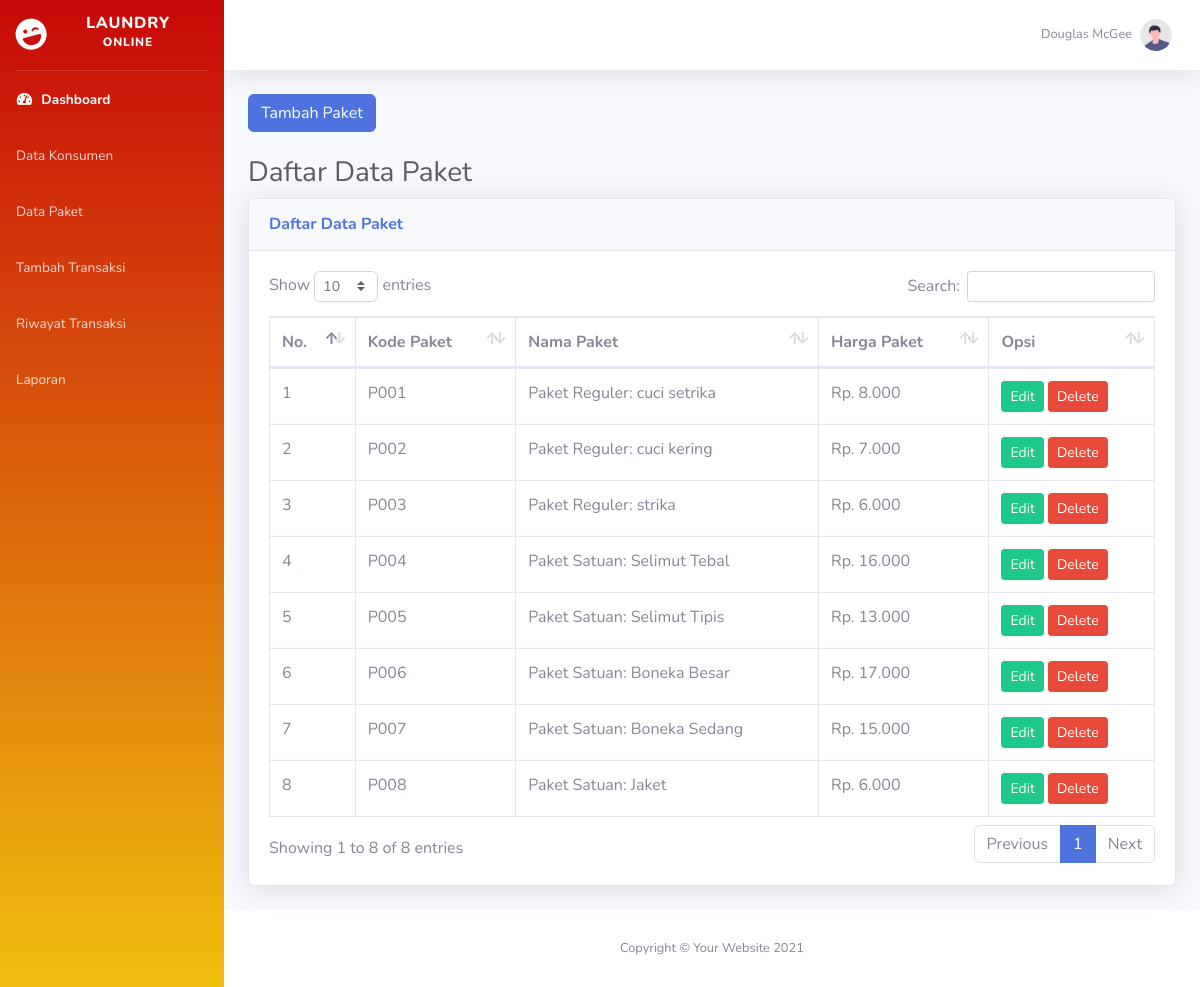
/index.php/paket, run on the app's committed database.
### tables this page shows
CREATE TABLE `paket` (
  `kode_paket` varchar(20) NOT NULL,
  `nama_paket` varchar(128) NOT NULL,
  `harga_paket` varchar(20) NOT NULL,
  PRIMARY KEY (`kode_paket`)
);

### application/controllers/paket.php (called while the page is built, shortened)
<?php
class Paket extends CI_Controller {
    public function __construct()
    {
        $this->load->model('m_paket');
    }
    public function index()
    {
        $isi['content'] = 'backend/paket/v_paket.php';
        $isi['judul'] = 'Daftar Data Paket';
        $isi['data'] = $this->m_paket->getDataPaket();
        $this->load->view('backend/dashboard', $isi);
    }
}

### index.php (called while the page is built, shortened)
<?php
require_once BASEPATH.'core/CodeIgniter.php';

### application/models/m_paket.php (called while the page is built, shortened)
<?php
class m_paket extends CI_Model {
    public function getDataPaket()
    {
        return $this->db->get('paket')->result();
    }
}

### application/views/backend/paket/v_paket.php (the view, shortened to what this page needs)
<div class="container-fluid">
<div class="row">
    <div class="col-md-12">
        <a href="<?= base_url()?>paket/tambah" class="btn btn-primary">Tambah Paket</a> <br><br>
    </div>
</div>
<h1 class="h3 mb-2 text-gray-800"><?= $judul;?></h1>
<div class="card shadow mb-4">
    <div class="card-header py-3">
        <h6 class="m-0 font-weight-bold text-primary"><?= $judul;?></h6>
    </div>
    <div class="card-body">
        <div class="table-responsive">
            <table class="table table-bordered" id="dataTable" width="100%" cellspacing="0">
                <thead>
                    <tr>
                        <th>No.</th>
                        <th>Kode Paket</th>
                        <th>Nama Paket</th>
                        <th>Harga Paket</th>
                        <th>Opsi</th>
                    </tr>
                </thead>
                <tbody>
                    <?php
                        $no = 1;
                    foreach ($data as $row) : ?>
                          <tr>
                          <td><?= $no++; ?></td>
                          <td><?=  $row->kode_paket;?></td>
                          <td><?=  $row->nama_paket;?></td>
                          <td><?= "Rp. ". number_format($row->harga_paket,0,'.','.');?></td>
                          <td>
                                <a href="<?=  base_url()?>paket/edit/<?= $row->kode_paket; ?>" class="btn btn-success btn-sm">Edit</a>
                                <a href="<?=  base_url()?>paket/delete/<?= $row->kode_paket; ?>" class="btn btn-danger btn-sm" onclick="return confirm('Yakin Mau Menghapus ?');">Delete</a>
                          </td>
                          </tr>
                    <?php endforeach;?>
                </tbody>
            </table>
        </div>
     </div>
</div>
</div>

### application/views/backend/dashboard.php (shortened to what this page needs)
<!DOCTYPE html>
<html lang="en">
<head>
    <link href="<?= base_url()?>assets/admin/vendor/fontawesome-free/css/all.min.css" rel="stylesheet" type="text/css">
    <link rel="stylesheet" href="<?= base_url()?>assets/admin/vendor/datatables/dataTables.bootstrap4.min.css">
    <link href="<?= base_url()?>assets/admin/css/sb-admin-2.min.css" rel="stylesheet">
</head>
<body id="page-top">
    <div id="wrapper">
        <?php $this->load->view('backend/menu');?>
        <div id="content-wrapper" class="d-flex flex-column">
            <div id="content">
                <nav class="navbar navbar-expand navbar-light bg-white topbar mb-4 static-top shadow">
                    <ul class="navbar-nav ml-auto">
                        <li class="nav-item dropdown no-arrow">
                            <a class="nav-link dropdown-toggle" href="#" id="userDropdown" role="button"
                                data-toggle="dropdown" aria-haspopup="true" aria-expanded="false">
                                <span class="mr-2 d-none d-lg-inline text-gray-600 small">Douglas McGee</span>
                                <img class="img-profile rounded-circle"
                                    src="img/undraw_profile.svg">
                            </a>
                        </li>
                    </ul>
                </nav>
                <?php $this->load->view($content); ?>
            </div>
            <footer class="sticky-footer bg-white">
                <div class="container my-auto">
                    <div class="copyright text-center my-auto">
                        <span>Copyright &copy; Your Website 2021</span>
                    </div>
                </div>
            </footer>
        </div>
    </div>
</body>
</html>

### application/views/backend/menu.php (shortened to what this page needs)
<!DOCTYPE html>
<html lang="en">
<head>
</head>
<body>
</body>
</html>
<ul class="navbar-nav bg_menu bg-gradient-primary sidebar sidebar-dark accordion" id="accordionSidebar">
    <a class="sidebar-brand d-flex align-items-center justify-content-center" href="index.html">
        <div class="sidebar-brand-icon rotate-n-15">
            <i class="fas fa-laugh-wink"></i>
        </div>
        <div class="sidebar-brand-text mx-3">Laundry <sup>Online</sup></div>
    </a>
    <hr class="sidebar-divider my-0">
    <li class="nav-item active">
    <a class="nav-link" href="index.html">
    <i class="fas fa-fw fa-tachometer-alt"></i>
    <span>Dashboard</span></a>
    </li>
    <li class="nav-item">
        <a class="nav-link" href="<?= base_url()?>Konsumen">
            <span>Data Konsumen</span></a>
    </li>
    <li class="nav-item">
         <a class="nav-link" href="<?= base_url()?>Paket">
             <span>Data Paket</span></a>
   </li>
     <li class="nav-item">
     <a class="nav-link" href="<?= base_url()?>Transaksi/Tambah">
     <span>Tambah Transaksi</span></a>
    </li>
    <li class="nav-item">
     <a class="nav-link" href="<?= base_url()?>Transaksi/Riwayat">
     <span>Riwayat Transaksi</span></a>
    </li>
     <li class="nav-item">
    <a class="nav-link" href="charts.html">
     <span>Laporan</span></a>
    </li>
</ul>

### application/views/backend/menu.php (style rules this page uses)
.bg_menu { background-image: linear-gradient(#C70909, #F0BF0F); }

### data on the page
paket: kode_paket "P001", nama_paket "Paket Reguler: cuci setrika", harga_paket "8.000"
paket: kode_paket "P002", nama_paket "Paket Reguler: cuci kering", harga_paket "7.000"
paket: kode_paket "P003", nama_paket "Paket Reguler: strika", harga_paket "6.000"
paket: kode_paket "P004", nama_paket "Paket Satuan: Selimut Tebal", harga_paket "16.000"
paket: kode_paket "P005", nama_paket "Paket Satuan: Selimut Tipis", harga_paket "13.000"
paket: kode_paket "P006", nama_paket "Paket Satuan: Boneka Besar", harga_paket "17.000"
paket: kode_paket "P007", nama_paket "Paket Satuan: Boneka Sedang", harga_paket "15.000"
paket: kode_paket "P008", nama_paket "Paket Satuan: Jaket", harga_paket "6.000"

### other printed values
$judul "Daftar Data Paket"
